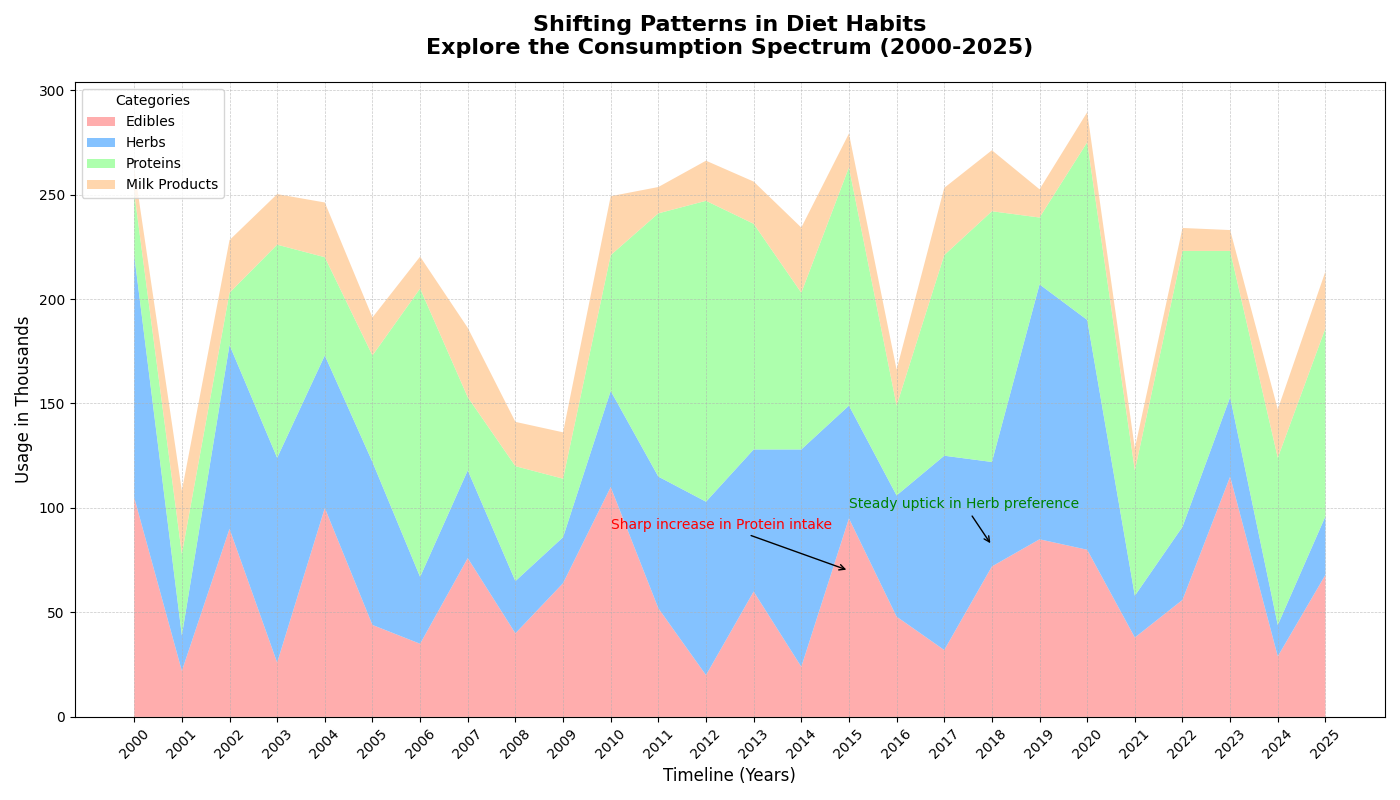

Generate this figure with Python:
import matplotlib.pyplot as plt
import numpy as np

# Define the years from 2000 to 2025
years = np.arange(2000, 2026)

# Randomly altered food consumption data (preserving structure but shuffling contents)
fruits_consumption = [105, 22, 90, 26, 100, 44, 35, 76, 40, 64, 110, 52, 20, 60, 24, 95, 48, 32, 72, 85, 80, 38, 56, 115, 29, 68]
vegetables_consumption = [116, 17, 88, 98, 73, 78, 32, 42, 25, 22, 46, 63, 83, 68, 104, 54, 58, 93, 50, 122, 110, 20, 35, 38, 15, 28]
meats_consumption = [30, 39, 25, 102, 47, 51, 138, 35, 55, 28, 65, 126, 144, 108, 75, 114, 43, 96, 120, 32, 85, 60, 132, 70, 80, 90]
dairy_consumption = [11.8, 30.2, 25.2, 24.2, 26.2, 18.2, 15.3, 33.2, 21.2, 22.2, 28.2, 12.6, 19.2, 20.2, 31.2, 16.2, 17.2, 32.2, 29.2, 13.5, 14.4, 10.5, 11, 10, 23.2, 27.2]

data = np.vstack([fruits_consumption, vegetables_consumption, meats_consumption, dairy_consumption])
colors = ['#ff9999', '#66b3ff', '#99ff99', '#ffcc99']

fig, ax = plt.subplots(figsize=(14, 8))
ax.stackplot(years, data, labels=['Edibles', 'Herbs', 'Proteins', 'Milk Products'], colors=colors, alpha=0.8)

ax.set_title('Shifting Patterns in Diet Habits\nExplore the Consumption Spectrum (2000-2025)', fontsize=16, fontweight='bold', pad=20)
ax.set_xlabel('Timeline (Years)', fontsize=12)
ax.set_ylabel('Usage in Thousands', fontsize=12)

ax.legend(loc='upper left', title="Categories")
ax.grid(linestyle='--', linewidth=0.5, alpha=0.7)

ax.annotate('Sharp increase in Protein intake', xy=(2015, 70), xytext=(2010, 90),
            arrowprops=dict(facecolor='black', arrowstyle='->'), fontsize=10, color='red')
ax.annotate('Steady uptick in Herb preference', xy=(2018, 82), xytext=(2015, 100),
            arrowprops=dict(facecolor='black', arrowstyle='->'), fontsize=10, color='green')

ax.set_xticks(years)
ax.set_xticklabels(years, rotation=45)

plt.tight_layout()
plt.show()
